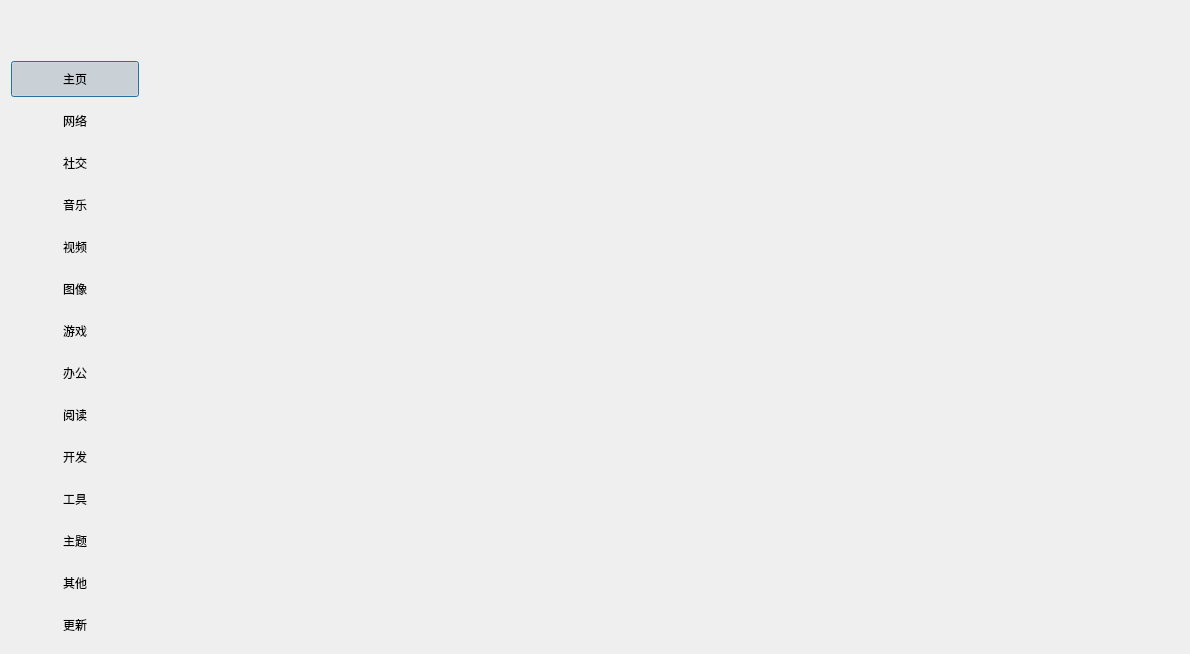
<?xml version="1.0" encoding="UTF-8"?>
<ui version="4.0">
 <class>MainWindow</class>
 <widget class="QWidget" name="MainWindow">
  <property name="geometry">
   <rect>
    <x>0</x>
    <y>0</y>
    <width>1190</width>
    <height>651</height>
   </rect>
  </property>
  <property name="windowTitle">
   <string>MainWindow</string>
  </property>
  <layout class="QGridLayout" name="gridLayout">
   <property name="leftMargin">
    <number>0</number>
   </property>
   <property name="topMargin">
    <number>0</number>
   </property>
   <property name="rightMargin">
    <number>0</number>
   </property>
   <property name="bottomMargin">
    <number>0</number>
   </property>
   <property name="spacing">
    <number>0</number>
   </property>
   <item row="1" column="1">
    <widget class="QWidget" name="mainpage" native="true">
     <property name="autoFillBackground">
      <bool>true</bool>
     </property>
     <layout class="QGridLayout" name="gridLayout_2">
      <property name="leftMargin">
       <number>0</number>
      </property>
      <property name="topMargin">
       <number>0</number>
      </property>
      <property name="rightMargin">
       <number>0</number>
      </property>
      <property name="bottomMargin">
       <number>0</number>
      </property>
      <item row="0" column="0">
       <widget class="QStackedWidget" name="stackedWidget">
        <property name="currentIndex">
         <number>3</number>
        </property>
        <widget class="QWidget" name="page_1">
         <layout class="QVBoxLayout" name="verticalLayout_2">
          <property name="leftMargin">
           <number>0</number>
          </property>
          <property name="topMargin">
           <number>0</number>
          </property>
          <property name="rightMargin">
           <number>0</number>
          </property>
          <property name="bottomMargin">
           <number>0</number>
          </property>
          <item>
           <widget class="AppListPage" name="applistpage" native="true"/>
          </item>
         </layout>
        </widget>
        <widget class="QWidget" name="page_3">
         <layout class="QVBoxLayout" name="verticalLayout_3">
          <property name="leftMargin">
           <number>0</number>
          </property>
          <property name="topMargin">
           <number>0</number>
          </property>
          <property name="rightMargin">
           <number>0</number>
          </property>
          <property name="bottomMargin">
           <number>0</number>
          </property>
          <item>
           <widget class="AppListPage" name="applistpage_1" native="true"/>
          </item>
         </layout>
        </widget>
        <widget class="QWidget" name="page_2">
         <layout class="QVBoxLayout" name="verticalLayout_4">
          <property name="leftMargin">
           <number>0</number>
          </property>
          <property name="topMargin">
           <number>0</number>
          </property>
          <property name="rightMargin">
           <number>0</number>
          </property>
          <property name="bottomMargin">
           <number>0</number>
          </property>
          <item>
           <widget class="AppIntoPage" name="appintopage" native="true"/>
          </item>
         </layout>
        </widget>
        <widget class="QWidget" name="page_4">
         <layout class="QGridLayout" name="gridLayout_3">
          <property name="leftMargin">
           <number>0</number>
          </property>
          <property name="topMargin">
           <number>0</number>
          </property>
          <property name="rightMargin">
           <number>0</number>
          </property>
          <property name="bottomMargin">
           <number>0</number>
          </property>
          <item row="0" column="0">
           <widget class="SettingsPage" name="settingspage" native="true"/>
          </item>
         </layout>
        </widget>
       </widget>
      </item>
     </layout>
    </widget>
   </item>
   <item row="1" column="0">
    <widget class="QWidget" name="leftbar" native="true">
     <property name="minimumSize">
      <size>
       <width>150</width>
       <height>0</height>
      </size>
     </property>
     <property name="maximumSize">
      <size>
       <width>150</width>
       <height>16777215</height>
      </size>
     </property>
     <layout class="QVBoxLayout" name="verticalLayout">
      <item>
       <widget class="QPushButton" name="pushButton">
        <property name="minimumSize">
         <size>
          <width>0</width>
          <height>36</height>
         </size>
        </property>
        <property name="text">
         <string>主页</string>
        </property>
        <property name="checkable">
         <bool>true</bool>
        </property>
        <property name="checked">
         <bool>true</bool>
        </property>
        <property name="autoRepeat">
         <bool>true</bool>
        </property>
        <property name="autoExclusive">
         <bool>true</bool>
        </property>
        <property name="autoDefault">
         <bool>true</bool>
        </property>
        <property name="default">
         <bool>true</bool>
        </property>
        <property name="flat">
         <bool>true</bool>
        </property>
        <attribute name="buttonGroup">
         <string notr="true">buttonGroup</string>
        </attribute>
       </widget>
      </item>
      <item>
       <widget class="QPushButton" name="pushButton_2">
        <property name="minimumSize">
         <size>
          <width>0</width>
          <height>36</height>
         </size>
        </property>
        <property name="text">
         <string>网络</string>
        </property>
        <property name="checkable">
         <bool>true</bool>
        </property>
        <property name="autoRepeat">
         <bool>true</bool>
        </property>
        <property name="autoExclusive">
         <bool>true</bool>
        </property>
        <property name="flat">
         <bool>true</bool>
        </property>
        <attribute name="buttonGroup">
         <string notr="true">buttonGroup</string>
        </attribute>
       </widget>
      </item>
      <item>
       <widget class="QPushButton" name="pushButton_3">
        <property name="minimumSize">
         <size>
          <width>0</width>
          <height>36</height>
         </size>
        </property>
        <property name="text">
         <string>社交</string>
        </property>
        <property name="checkable">
         <bool>true</bool>
        </property>
        <property name="autoRepeat">
         <bool>true</bool>
        </property>
        <property name="autoExclusive">
         <bool>true</bool>
        </property>
        <property name="flat">
         <bool>true</bool>
        </property>
        <attribute name="buttonGroup">
         <string notr="true">buttonGroup</string>
        </attribute>
       </widget>
      </item>
      <item>
       <widget class="QPushButton" name="pushButton_4">
        <property name="minimumSize">
         <size>
          <width>0</width>
          <height>36</height>
         </size>
        </property>
        <property name="text">
         <string>音乐</string>
        </property>
        <property name="checkable">
         <bool>true</bool>
        </property>
        <property name="autoRepeat">
         <bool>true</bool>
        </property>
        <property name="autoExclusive">
         <bool>true</bool>
        </property>
        <property name="flat">
         <bool>true</bool>
        </property>
        <attribute name="buttonGroup">
         <string notr="true">buttonGroup</string>
        </attribute>
       </widget>
      </item>
      <item>
       <widget class="QPushButton" name="pushButton_5">
        <property name="minimumSize">
         <size>
          <width>0</width>
          <height>36</height>
         </size>
        </property>
        <property name="text">
         <string>视频</string>
        </property>
        <property name="checkable">
         <bool>true</bool>
        </property>
        <property name="autoRepeat">
         <bool>true</bool>
        </property>
        <property name="autoExclusive">
         <bool>true</bool>
        </property>
        <property name="flat">
         <bool>true</bool>
        </property>
        <attribute name="buttonGroup">
         <string notr="true">buttonGroup</string>
        </attribute>
       </widget>
      </item>
      <item>
       <widget class="QPushButton" name="pushButton_6">
        <property name="minimumSize">
         <size>
          <width>0</width>
          <height>36</height>
         </size>
        </property>
        <property name="text">
         <string>图像</string>
        </property>
        <property name="checkable">
         <bool>true</bool>
        </property>
        <property name="autoRepeat">
         <bool>true</bool>
        </property>
        <property name="autoExclusive">
         <bool>true</bool>
        </property>
        <property name="flat">
         <bool>true</bool>
        </property>
        <attribute name="buttonGroup">
         <string notr="true">buttonGroup</string>
        </attribute>
       </widget>
      </item>
      <item>
       <widget class="QPushButton" name="pushButton_7">
        <property name="minimumSize">
         <size>
          <width>0</width>
          <height>36</height>
         </size>
        </property>
        <property name="text">
         <string>游戏</string>
        </property>
        <property name="checkable">
         <bool>true</bool>
        </property>
        <property name="autoRepeat">
         <bool>true</bool>
        </property>
        <property name="autoExclusive">
         <bool>true</bool>
        </property>
        <property name="flat">
         <bool>true</bool>
        </property>
        <attribute name="buttonGroup">
         <string notr="true">buttonGroup</string>
        </attribute>
       </widget>
      </item>
      <item>
       <widget class="QPushButton" name="pushButton_8">
        <property name="minimumSize">
         <size>
          <width>0</width>
          <height>36</height>
         </size>
        </property>
        <property name="text">
         <string>办公</string>
        </property>
        <property name="checkable">
         <bool>true</bool>
        </property>
        <property name="autoRepeat">
         <bool>true</bool>
        </property>
        <property name="autoExclusive">
         <bool>true</bool>
        </property>
        <property name="flat">
         <bool>true</bool>
        </property>
        <attribute name="buttonGroup">
         <string notr="true">buttonGroup</string>
        </attribute>
       </widget>
      </item>
      <item>
       <widget class="QPushButton" name="pushButton_9">
        <property name="minimumSize">
         <size>
          <width>0</width>
          <height>36</height>
         </size>
        </property>
        <property name="text">
         <string>阅读</string>
        </property>
        <property name="checkable">
         <bool>true</bool>
        </property>
        <property name="autoRepeat">
         <bool>true</bool>
        </property>
        <property name="autoExclusive">
         <bool>true</bool>
        </property>
        <property name="flat">
         <bool>true</bool>
        </property>
        <attribute name="buttonGroup">
         <string notr="true">buttonGroup</string>
        </attribute>
       </widget>
      </item>
      <item>
       <widget class="QPushButton" name="pushButton_10">
        <property name="minimumSize">
         <size>
          <width>0</width>
          <height>36</height>
         </size>
        </property>
        <property name="text">
         <string>开发</string>
        </property>
        <property name="checkable">
         <bool>true</bool>
        </property>
        <property name="autoRepeat">
         <bool>true</bool>
        </property>
        <property name="autoExclusive">
         <bool>true</bool>
        </property>
        <property name="flat">
         <bool>true</bool>
        </property>
        <attribute name="buttonGroup">
         <string notr="true">buttonGroup</string>
        </attribute>
       </widget>
      </item>
      <item>
       <widget class="QPushButton" name="pushButton_11">
        <property name="minimumSize">
         <size>
          <width>0</width>
          <height>36</height>
         </size>
        </property>
        <property name="text">
         <string>工具</string>
        </property>
        <property name="checkable">
         <bool>true</bool>
        </property>
        <property name="autoRepeat">
         <bool>true</bool>
        </property>
        <property name="autoExclusive">
         <bool>true</bool>
        </property>
        <property name="flat">
         <bool>true</bool>
        </property>
        <attribute name="buttonGroup">
         <string notr="true">buttonGroup</string>
        </attribute>
       </widget>
      </item>
      <item>
       <widget class="QPushButton" name="pushButton_12">
        <property name="minimumSize">
         <size>
          <width>0</width>
          <height>36</height>
         </size>
        </property>
        <property name="text">
         <string>主题</string>
        </property>
        <property name="checkable">
         <bool>true</bool>
        </property>
        <property name="autoRepeat">
         <bool>true</bool>
        </property>
        <property name="autoExclusive">
         <bool>true</bool>
        </property>
        <property name="flat">
         <bool>true</bool>
        </property>
        <attribute name="buttonGroup">
         <string notr="true">buttonGroup</string>
        </attribute>
       </widget>
      </item>
      <item>
       <widget class="QPushButton" name="pushButton_13">
        <property name="minimumSize">
         <size>
          <width>0</width>
          <height>36</height>
         </size>
        </property>
        <property name="text">
         <string>其他</string>
        </property>
        <property name="checkable">
         <bool>true</bool>
        </property>
        <property name="autoRepeat">
         <bool>true</bool>
        </property>
        <property name="autoExclusive">
         <bool>true</bool>
        </property>
        <property name="flat">
         <bool>true</bool>
        </property>
        <attribute name="buttonGroup">
         <string notr="true">buttonGroup</string>
        </attribute>
       </widget>
      </item>
      <item>
       <widget class="QPushButton" name="pushButton_14">
        <property name="minimumSize">
         <size>
          <width>0</width>
          <height>36</height>
         </size>
        </property>
        <property name="text">
         <string>更新</string>
        </property>
        <property name="checkable">
         <bool>false</bool>
        </property>
        <property name="autoRepeat">
         <bool>true</bool>
        </property>
        <property name="autoExclusive">
         <bool>true</bool>
        </property>
        <property name="flat">
         <bool>true</bool>
        </property>
       </widget>
      </item>
      <item>
       <spacer name="verticalSpacer">
        <property name="orientation">
         <enum>Qt::Vertical</enum>
        </property>
        <property name="sizeHint" stdset="0">
         <size>
          <width>20</width>
          <height>40</height>
         </size>
        </property>
       </spacer>
      </item>
     </layout>
    </widget>
   </item>
   <item row="0" column="0" colspan="2">
    <widget class="DTitlebar" name="titlebar" native="true">
     <property name="minimumSize">
      <size>
       <width>0</width>
       <height>50</height>
      </size>
     </property>
     <property name="maximumSize">
      <size>
       <width>16777215</width>
       <height>50</height>
      </size>
     </property>
     <layout class="QHBoxLayout" name="horizontalLayout">
      <property name="leftMargin">
       <number>0</number>
      </property>
      <property name="topMargin">
       <number>0</number>
      </property>
      <property name="rightMargin">
       <number>0</number>
      </property>
      <property name="bottomMargin">
       <number>0</number>
      </property>
     </layout>
    </widget>
   </item>
  </layout>
 </widget>
 <layoutdefault spacing="6" margin="11"/>
 <customwidgets>
  <customwidget>
   <class>DTitlebar</class>
   <extends>QWidget</extends>
   <header>DTitlebar</header>
   <container>1</container>
  </customwidget>
  <customwidget>
   <class>AppListPage</class>
   <extends>QWidget</extends>
   <header>pages/applistpage.h</header>
   <container>1</container>
  </customwidget>
  <customwidget>
   <class>AppIntoPage</class>
   <extends>QWidget</extends>
   <header>pages/appintopage.h</header>
   <container>1</container>
  </customwidget>
  <customwidget>
   <class>SettingsPage</class>
   <extends>QWidget</extends>
   <header>pages/settingspage.h</header>
   <container>1</container>
  </customwidget>
 </customwidgets>
 <resources/>
 <connections/>
 <buttongroups>
  <buttongroup name="buttonGroup"/>
 </buttongroups>
</ui>
